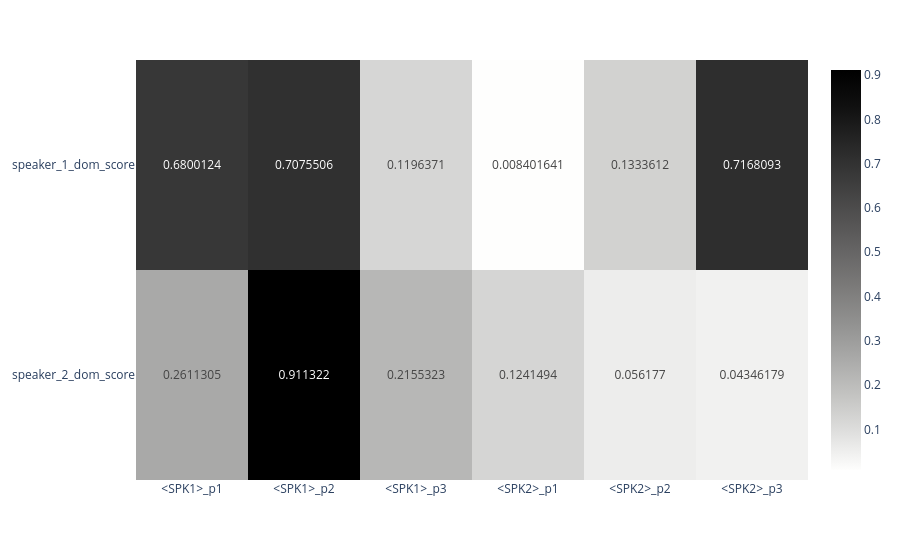

Notebook code cell kept with this figure:
### Code cell
fig_p

### Figure 1 — Plotly figure (JSON) as saved in the notebook; plotly's stock layout.template omitted (floating-point values rounded to 4 significant figures)
{"data": [{"coloraxis": "coloraxis", "hovertemplate": "x: %{x}<br>y: %{y}<br>color: %{z}<extra></extra>", "name": "0", "texttemplate": "%{z}", "type": "heatmap", "x": ["<SPK1>_p1", "<SPK1>_p2", "<SPK1>_p3", "<SPK2>_p1", "<SPK2>_p2", "<SPK2>_p3"], "xaxis": "x", "y": ["speaker_1_dom_score", "speaker_2_dom_score"], "yaxis": "y", "z": [[0.68, 0.7076, 0.1196, 0.008402, 0.1334, 0.7168], [0.2611, 0.9113, 0.2155, 0.1241, 0.05618, 0.04346]]}], "layout": {"coloraxis": {"colorscale": [[0, "rgb(254, 254, 253)"], [0.09091, "rgb(224, 224, 223)"], [0.1818, "rgb(197, 197, 195)"], [0.2727, "rgb(171, 171, 170)"], [0.3636, "rgb(146, 146, 145)"], [0.4545, "rgb(124, 123, 122)"], [0.5455, "rgb(102, 101, 101)"], [0.6364, "rgb(81, 80, 80)"], [0.7273, "rgb(59, 59, 59)"], [0.8182, "rgb(38, 38, 38)"], [0.9091, "rgb(16, 16, 16)"], [1, "rgb(0, 0, 0)"]]}, "margin": {"t": 60}, "xaxis": {"anchor": "y", "domain": [0, 1]}, "yaxis": {"anchor": "x", "autorange": "reversed", "domain": [0, 1]}}}
